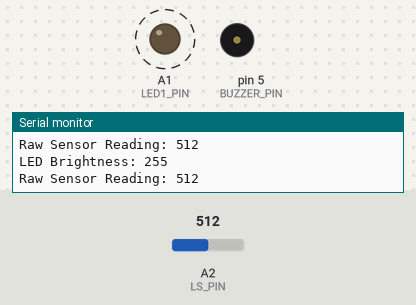
A sketch run on a simulated Arduino Uno, built with avr-gcc and run on an emulated ATmega328P. On the bench: output pins drawn as LEDs (lit = HIGH), buzzer (waves = sounding, pin HIGH), the last lines printed to the serial monitor. Dashed ring = blinking. The inputs (shaded band) are chosen by the test bench; at power-on: A2 (LS_PIN) = 512.

Above: at 1.28 s.
1.3 s: A2 (LS_PIN) set to 13
4.3 s: A2 (LS_PIN) set to 10
At 7.2 s:
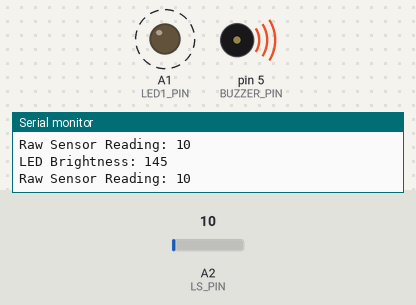
7.3 s: A2 (LS_PIN) set to 0
At 8.3 s:
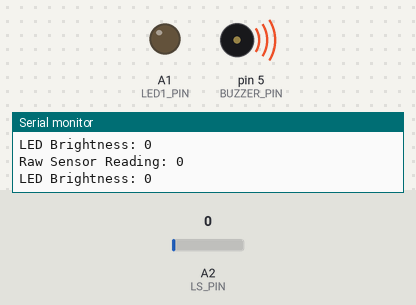
Timing chart, 0 to 10.3 s (numbered marks = the images above; inputs shaded):
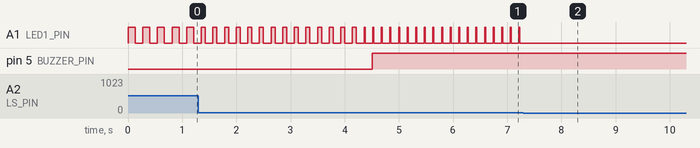

Measured:
- the behaviour switches between 12 and 11 on A2 (LS_PIN) (found by bisection; images 0 and 1)
- after the input at 4.3 s, A1 (LED1_PIN): alternates HIGH for 0.02 s and LOW for 0.14 s, starting after 0.08 s; pin 5 (BUZZER_PIN): LOW → HIGH after 0.21 s
- after the input at 7.3 s, A1 (LED1_PIN): stops changing and stays LOW
- by itself, A1 (LED1_PIN): alternates HIGH for 0.07 s and LOW for 0.14 s

The sketch:

grupo_4.ino
```cpp
#define LS_PIN A2        // Pin for light sensor
#define LED1_PIN A1      // Pin for LED
#define BUZZER_PIN 5    // Pin for Buzzer
#define POWER   4        // Power pin (unused in current code)
#define TIME     150     // Delay time (unused in current code)

void setup() {
  pinMode(LS_PIN, INPUT);        // Set light sensor pin as input
  pinMode(LED1_PIN, OUTPUT);     // Set LED pin as output
  pinMode(BUZZER_PIN, OUTPUT);   // Set buzzer pin as output
  Serial.begin(9600);            // Start Serial communication for debugging
}

void loop() {
  // Read the light sensor value (0-1023)
  int sensorReading = analogRead(LS_PIN);

  // Optional: Print the raw sensor reading for debugging
  Serial.print("Raw Sensor Reading: ");
  Serial.println(sensorReading);

  // Map the sensor reading (2 to 16) to the LED brightness range (0 to 255)
  // To increase sensitivity, we map the small range (2-16) to a wider range for LED
  int brightness = map(sensorReading, 2, 16, 0, 255);

  // Ensure the brightness stays within the valid LED range (0-255)
  brightness = constrain(brightness, 0, 255);

  // Fade LED brightness: gradually adjust brightness
  for (int i = brightness; i >= 0; i--) {
    analogWrite(LED1_PIN, i);
    delay(1);  // Adjust the delay for slower or faster fading
  }

  // Check if brightness exceeds 70% of the max value (70% of 255 = 178.5)
  if (brightness < 178) {
    digitalWrite(BUZZER_PIN, HIGH);  // Turn on the buzzer
  } else {
    digitalWrite(BUZZER_PIN, LOW);   // Turn off the buzzer
  }

  // Output the brightness value for debugging
  Serial.print("LED Brightness: ");
  Serial.println(brightness);

  // Delay to avoid flooding the Serial Monitor
  delay(10);
}
```
